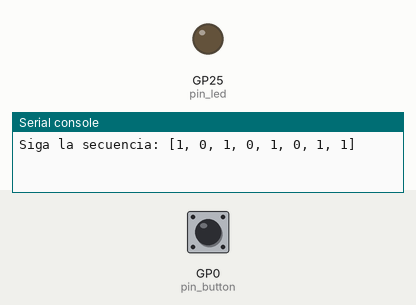
This program was run on a simulated Raspberry Pi Pico running MicroPython. Parts: output pins drawn as LEDs (lit = HIGH), the last lines printed to the serial console. Inputs (shaded band) come from the test bench; at power-on: GP0 (pin_button) HIGH.

Above: at 0.5 s.
At 8.5 s:
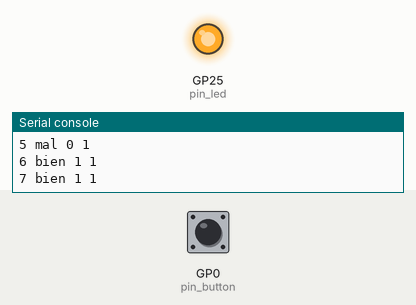
Timing chart, 0 to 10.4 s (numbered marks = the images above):
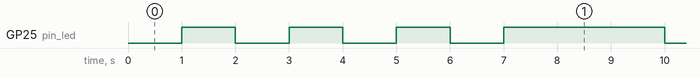

Measured:
- by itself, GP25 (pin_led): repeats every 8.0 s: 2 × (LOW 1.0 s, HIGH 1.0 s), LOW 1.0 s, HIGH 3.0 s

The program:

sequence.py
```python
from machine import Pin,Timer
pin_led = Pin(25, mode=Pin.OUT)
pin_button = Pin(0, mode=Pin.IN, pull=Pin.PULL_UP)

ctx={
        #"actual_state":"start",
        "seq_values":[1,0,1,0,1,0,1,1],
        "seq_index":0,
    }

def seq(t:Timer):
    global ctx
    button_in=pin_button()
    index=ctx["seq_index"]
    values=ctx["seq_values"]
    ######################
    value = values[index]
    pin_led(value)
    if value  == button_in:
        msg="bien"
    else:
        msg="mal"
    print(index,msg,value  , button_in)
    #######################
    index += 1
    if index >= len(values):
        index = 0
    ctx["seq_index"] = index


print("Siga la secuencia:", ctx["seq_values"])

Timer().init(mode=Timer.PERIODIC, period= 1000, callback=seq)
```
